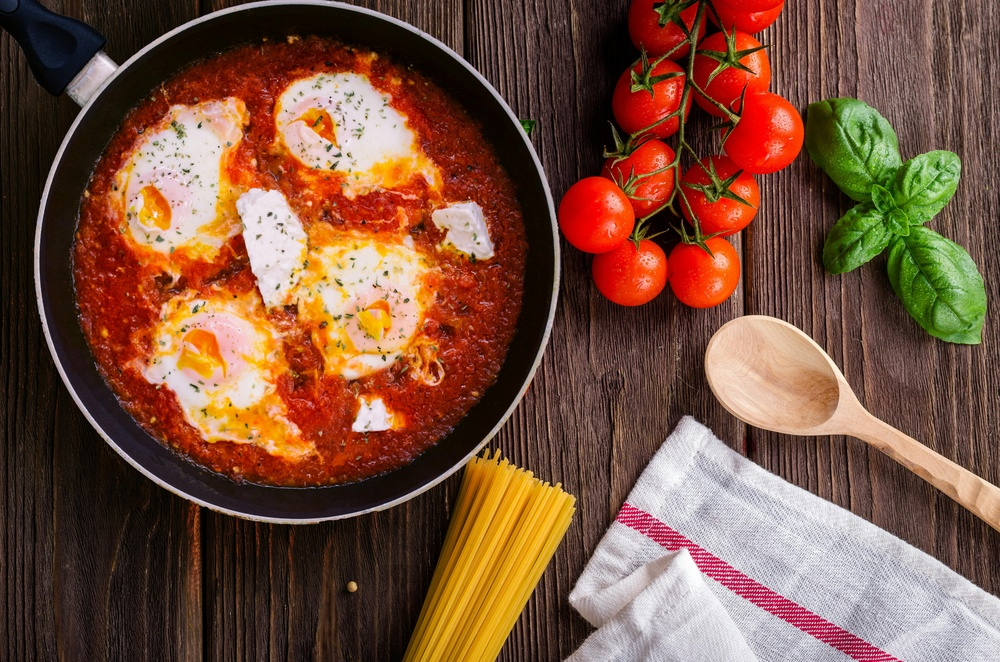
#> input picture Photos/pexels-dana-tentis-118658-691114.jpg, 1000 x 662 px, shrunk from 5685 x 3765 before the run, found by its file name
$ python histogram.py
#> lines starting #> are read from the running program, lines starting #| are printed output that depends on the picture
# allows to know distribution of pixel intensity

import cv2 as cv
import matplotlib.pyplot as plt
img=cv.imread('/Users/Development/OpenCV/Photos/pexels-dana-tentis-118658-691114.jpg')
#> img is the input picture: shape (662, 1000, 3); mean B, G, R 62.2, 82.5, 122.2
cv.imshow('Image',img)

gray=cv.cvtColor(img,cv.COLOR_BGR2GRAY)
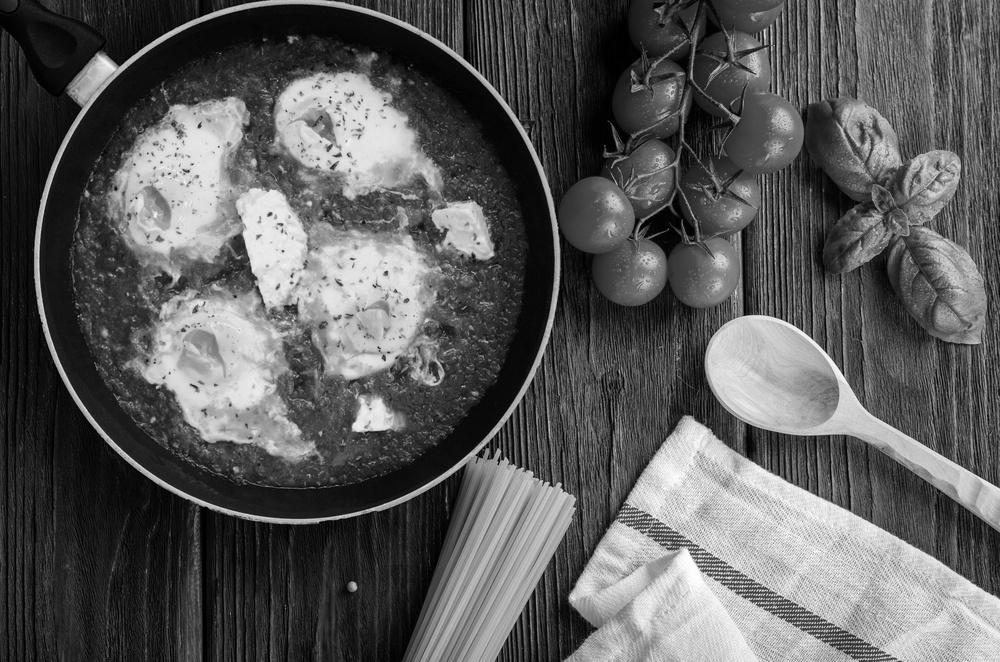
#> gray: shape (662, 1000); min 0, max 255, mean 92
cv.imshow('Gray',gray)
cv.waitKey(0)

gray_hist=cv.calcHist([img],[0],None,[256],[0,256])#images are list over here
#> gray_hist = 256 values, max 83002 at index 0, min 86 at index 254, mean 2585.9
plt.figure()
plt.title('Grayscale Histogram')
plt.xlabel('Bins')
plt.ylabel('# of pixels')
plt.plot(gray_hist)
plt.xlim([0,256])
plt.show()
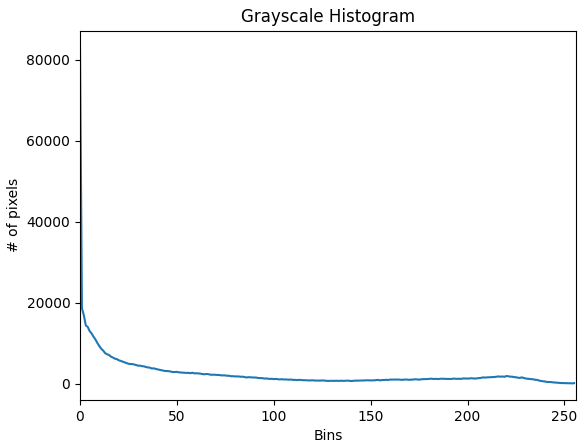
#> figure drawn by matplotlib, 1 panel; curve peaks at x = 0, y = 83002
cv.waitKey(0)

$ run again, with Photos/pexels-ferdie-drone-297619-13874296.jpg copied over Photos/pexels-dana-tentis-118658-691114.jpg
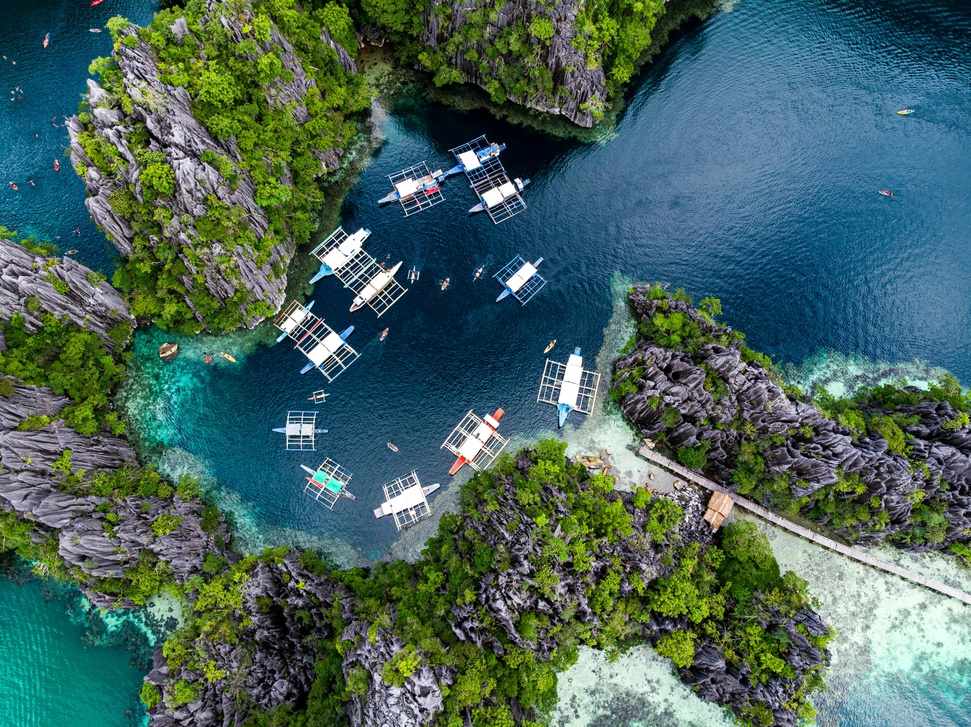
#> input picture Photos/pexels-ferdie-drone-297619-13874296.jpg, 971 x 727 px, shrunk from 4048 x 3032 before the run, found by its file name
#> img is the input picture: shape (727, 971, 3); mean B, G, R 93, 100.7, 71.4
#> `gray=cv.cvtColor(img,cv.COLOR_BGR2GRAY)`:
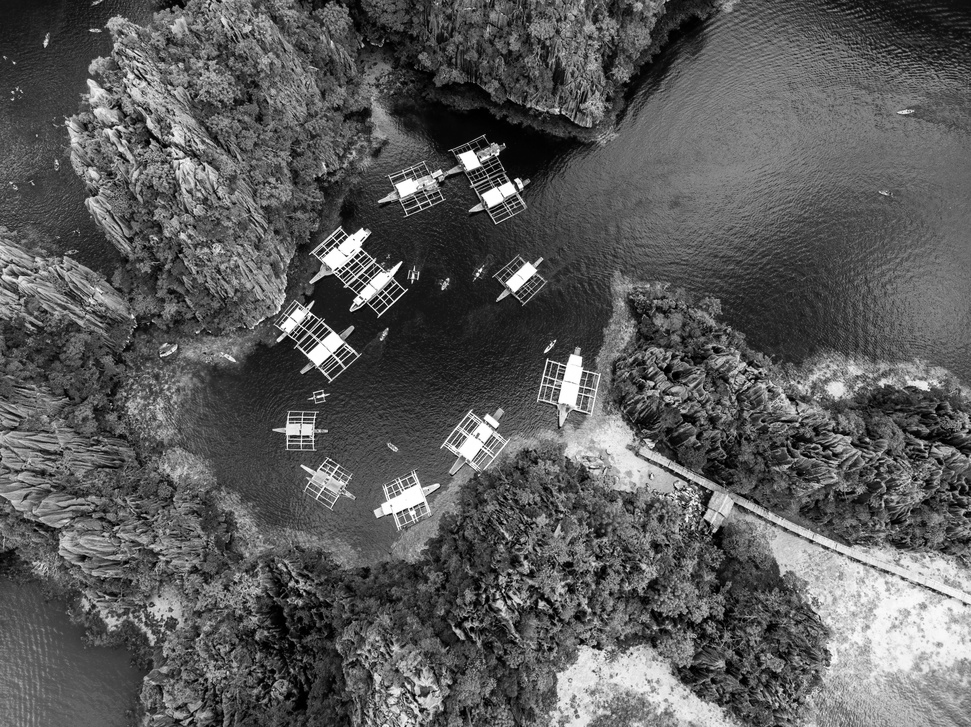
#> gray: shape (727, 971); min 0, max 255, mean 91
#> gray_hist = 256 values, max 26925 at index 0, min 259 at index 247, mean 2757.5
#> `plt.show()`:
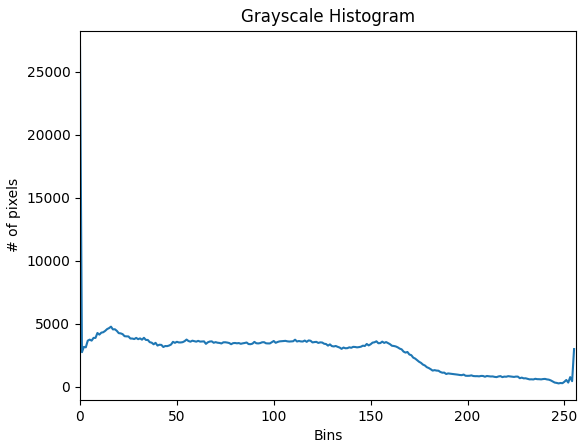
#> figure drawn by matplotlib, 1 panel; curve peaks at x = 0, y = 26925
